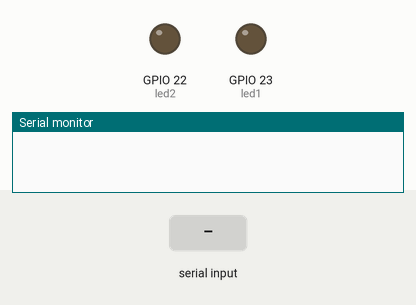
Simulated run of this program. Board: ESP32. Parts: output pins drawn as LEDs (lit = HIGH), the last lines printed to the serial monitor. The test bench sets the inputs (shaded band).

Above: at 1.2 s.
1.3 s: "1\n" received over Serial
At 2.3 s:
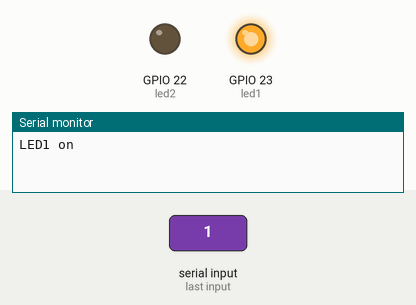
2.8 s: "2\n" received over Serial
At 3.4 s:
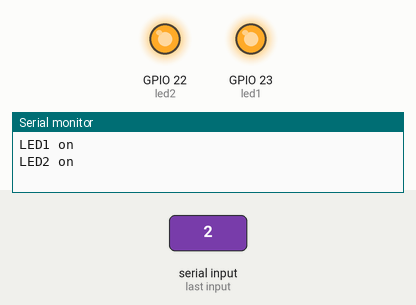
4.3 s: "1\n" received over Serial
At 4.6 s:
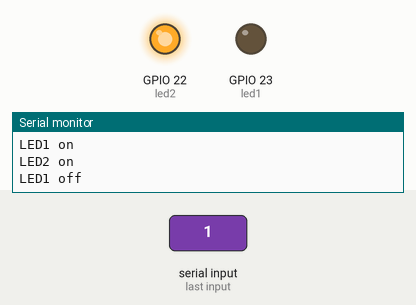
Timing chart, 0 to 7.3 s (numbered marks = the images above; inputs shaded):
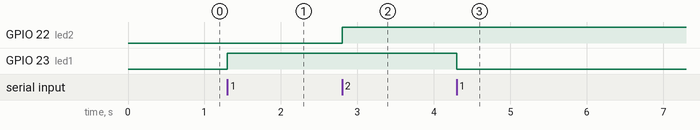

Measured:
- after the input at 1.3 s, GPIO 23 (led1): LOW → HIGH at once
- after the input at 2.8 s, GPIO 22 (led2): LOW → HIGH at once
- after the input at 4.3 s, GPIO 23 (led1): HIGH → LOW at once

The program:

main.cpp
```cpp
#include <Arduino.h>

// put function declarations here:
int led1=23;
int led2=22;
int panduan1=1;//观察led灯情况
int panduan2=1;

void setup() {
  // put your setup code here, to run once:
  Serial.begin(9600);
  pinMode(led1,OUTPUT);
  pinMode(led2,OUTPUT);
  digitalWrite(led1,LOW);
  digitalWrite(led2,LOW);
}

void loop() {
  if (Serial.available() > 0)//如果串口有数据
  {
    String myString = Serial.readStringUntil('\n');//读取字符串
    if (myString=="1"){
      if (panduan1==1){
        digitalWrite(led1,HIGH);
        Serial.println("LED1 on");
        panduan1=-1;
      }
      else {
        digitalWrite(led1,LOW);
        Serial.println("LED1 off");
        panduan1=1;
      }
    }
    if (myString=="2"){
      if (panduan2==1){
        digitalWrite(led2,HIGH);
        Serial.println("LED2 on");
        panduan2=-1;
      }
      else {
        digitalWrite(led2,LOW);
        Serial.println("LED2 off");
        panduan2=1;
      }
    }

  }

}
```
